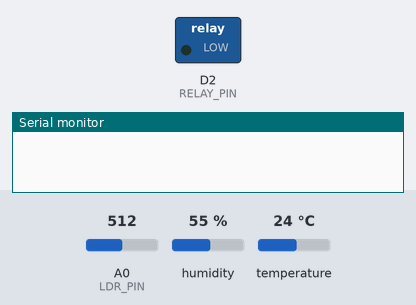
A sketch run on a simulated ESP8266 (NodeMCU). Shown: switched loads named in the sketch (green lamp = pin HIGH), the last lines printed to the serial monitor. Inputs (shaded band) come from the test bench; at power-on: A0 (LDR_PIN) = 512, humidity 55 %, temperature 24 °C. WiFi joins after 1.5 s; servers stay silent unless stated; uploads are accepted with an empty reply.

Above: at 0.1 s.
At 2.3 s:
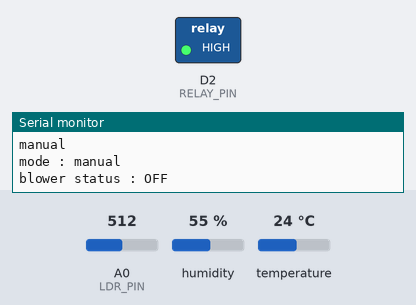
Timing chart, 0 to 3.8 s (numbered marks = the images above):
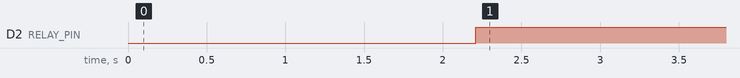

The sketch:

potato_app.ino
```cpp
#include <DHT.h>
#include <ESP8266WiFi.h>
#include <WiFiClient.h>
#include <ESP8266HTTPClient.h>
#include <ArduinoJson.h>

const char* ssid = "LAB RPL";
const char* password = "@polije.ac.id";

// Flask server IP and endpoint
const char* serverIP = "172.16.115.93";  // IP dari Flask server
const int serverPort = 5000;
const char* endpointSet = "/set";  // Endpoint untuk mengirim data
const char* endpointGet = "/get";  // Endpoint untuk mendapatkan data
const char* endpointDevice = "/device/1730184375";  // Endpoint untuk mendapatkan data

#define LDR_PIN A0         // Pin analog untuk LDR
#define DHT_PIN D4         // Pin untuk DHT22
#define DHT_TYPE DHT22
#define RELAY_PIN D2       // Pin untuk relay

DHT dht(DHT_PIN, DHT_TYPE);
String mode;       // Default ke auto
String blower_status;
float temperature_threshold;

void setup() {
  Serial.begin(115200);
  pinMode(RELAY_PIN, OUTPUT);

  dht.begin();

  mode = "manual";
  blower_status = "OFF";
  temperature_threshold = 30.0;

  connectToWiFi();
}

void loop() {
  if (WiFi.status() == WL_CONNECTED) {
    readAndDisplaySensorData();
    getModeAndBlowerStatus();  // Ambil mode dan blower_status dari server
    controlRelay(mode, temperature_threshold);            // Kontrol relay sesuai mode
    sendToServer();            // Kirim data sensor ke server
  } else {
    Serial.println("WiFi not connected!");
  }

  delay(2000);  // Delay 10 detik sebelum pembacaan berikutnya
}

// Fungsi untuk menghubungkan ke WiFi
void connectToWiFi() {
  WiFi.begin(ssid, password);
  while (WiFi.status() != WL_CONNECTED) {
    delay(1000);
    Serial.println("Connecting to WiFi...");
  }
  Serial.println("Connected to WiFi.");
}

// Fungsi untuk membaca data sensor dan menampilkannya
void readAndDisplaySensorData() {
  // Membaca data dari LDR
  int ldrValue = analogRead(LDR_PIN);

  // Invers untuk membalik logika
  int inversLdrValue = 1024 - ldrValue; // 1023 adalah maksimum nilai ADC
  Serial.print("Nilai LDR (Invers): ");
  Serial.println(inversLdrValue);


  // Membaca data dari sensor DHT22
  float temperature = dht.readTemperature();
  float humidity = dht.readHumidity();

  if (isnan(temperature) || isnan(humidity)) {
    Serial.println("Failed to read from DHT sensor!");
    return;
  }

  // Menampilkan data suhu dan kelembaban
  Serial.print("Temperature: ");
  Serial.print(temperature);
  Serial.println("°C");
  Serial.print("Humidity: ");
  Serial.print(humidity);
  Serial.println("%");
  Serial.println("");
}

// Fungsi untuk mengatur relay berdasarkan mode
void controlRelay(String mode, float temperature_threshold) {
  float temperature = dht.readTemperature();

  if (mode == "auto") {
    // Mode auto: kontrol relay berdasarkan suhu
    if (temperature > temperature_threshold) {
      digitalWrite(RELAY_PIN, LOW);  // Relay aktif (blower aktif)
      Serial.println("Mode Auto: Relay ON (Blower aktif)");
    } else {
      digitalWrite(RELAY_PIN, HIGH);   // Relay mati (blower mati)
      Serial.println("Mode Auto: Relay OFF (Blower mati)");
    }
    Serial.println("auto");
  } else if (mode == "manual") {
    // Mode manual: kontrol relay berdasarkan blower_status
    if (blower_status == "ON") {
      digitalWrite(RELAY_PIN, LOW);  // Relay aktif (blower aktif)
      Serial.println("Mode Manual: Relay ON (Blower aktif)");
    } else if (blower_status == "OFF"){
      digitalWrite(RELAY_PIN, HIGH);   // Relay mati (blower mati)
      Serial.println("Mode Manual: Relay OFF (Blower mati)");
    }
    Serial.println("manual");
  } else {
    digitalWrite(RELAY_PIN, LOW);
    Serial.println("elseelse");
    Serial.print("mode : ");
    Serial.println(mode);
    Serial.print("blower status : ");
    Serial.println(blower_status);
  }
    Serial.print("mode : ");
    Serial.println(mode);
    Serial.print("blower status : ");
    Serial.println(blower_status);
}

// Fungsi untuk mengambil mode dan blower_status dari server
void getModeAndBlowerStatus() {
  HTTPClient http;
  WiFiClient client;

  // HTTP request ke Flask API dengan parameter device
  String url = String("http://") + serverIP + ":" + String(serverPort) + "/get?device=1730184375";
  http.begin(client, url); // Inisialisasi request
  int httpResponseCode = http.GET(); // Mengirim request GET

  if (httpResponseCode > 0) {
    String response = http.getString();
    Serial.println("Response: " + response);

    // Gunakan ArduinoJson untuk parsing JSON
    const size_t capacity = JSON_OBJECT_SIZE(3) + 60; // Sesuaikan kapasitas buffer
    DynamicJsonDocument doc(capacity);

    // Parsing JSON response
    DeserializationError error = deserializeJson(doc, response);
    if (error) {
      Serial.print("JSON parsing failed: ");
      Serial.println(error.c_str());
      return;
    }

    // Ambil nilai mode dan blower_status dari JSON
    mode = doc["mode"].as<String>();
    blower_status = doc["blower_status"].as<String>();

    // Ambil temperature_threshold dari auto_conditions
    JsonObject auto_conditions = doc["auto_conditions"];
    if (!auto_conditions.isNull()) {
      temperature_threshold = auto_conditions["temperature_threshold"].as<float>();
    }

    Serial.println("Parsed Mode: " + mode);
    Serial.println("Parsed Blower Status: " + blower_status);
    Serial.print("Parsed Temperature Threshold: ");
    Serial.println(temperature_threshold);
  } else {
    Serial.println("Failed to get data. Error code: " + String(httpResponseCode));
  }

  http.end();
}

void sendToServer() {
  HTTPClient http;
  WiFiClient client;

  // Membaca data dari sensor
  float temperature = dht.readTemperature();
  float humidity = dht.readHumidity();
  int ldrValue = analogRead(LDR_PIN);
  int inversLdrValue = 1024 - ldrValue;

  // Periksa apakah data sensor valid
  if (isnan(temperature) || isnan(humidity)) {
    Serial.println("Failed to read from DHT sensor!");
    return;
  }

  // JSON payload
  String payload = "{\"device\": \"1730184375\", \"humidity\": " + String(humidity) +
                   ", \"light_intensity\": " + String(inversLdrValue) +
                   ", \"temperature\": " + String(int(temperature)) + "}";

  // HTTP request ke Flask API
  String url = String("http://") + serverIP + ":" + String(serverPort) + endpointSet; // Gunakan endpointSet

  http.begin(client, url);                      // Mulai koneksi HTTP
  http.addHeader("Content-Type", "application/json");  // Header untuk JSON
  int httpResponseCode = http.POST(payload);   // Kirim data POST

  // Periksa respons dari server
  if (httpResponseCode > 0) {
    // Serial.println("Data sent successfully. Response code: " + String(httpResponseCode));
    String response = http.getString();
    Serial.println("Response: " + response);
  } else {
    Serial.println("Failed to send data. Error code: " + String(httpResponseCode));
  }

  http.end(); // Akhiri koneksi
}
```

Measured:
- by itself, D2 (RELAY_PIN): LOW → HIGH at 2.2 s
